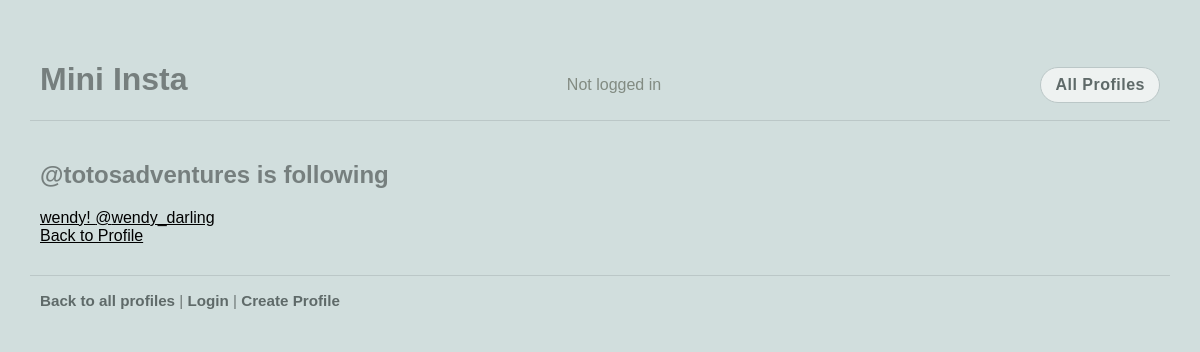
/mini_insta/profile/1/following, run on the app's committed database.
### mini_insta/models.py (models this page shows, shortened)
class Profile(models.Model):
    username = models.TextField(blank=True)
    display_name = models.TextField(blank=True)
    profile_image_url = models.URLField(blank=True)
    bio_text = models.TextField(blank=True)
    join_date = models.DateField(auto_now_add=True)
    user = models.OneToOneField(User, on_delete=models.CASCADE)
    def get_following(self):
        return [f.profile for f in Follow.objects.filter(follower_profile=self)]

### mini_insta/views.py (the view)
# urls.py: path('profile/<int:pk>/following', ShowFollowingDetailView.as_view(), name='show_following'),
class ShowFollowingDetailView(DetailView):
    model = Profile
    template_name = 'mini_insta/show_following.html'
    context_object_name = 'profile'

### mini_insta/templates/mini_insta/show_following.html
{% extends 'mini_insta/base.html' %}
{% block content %}
<div class="content-container">
    <h2>@{{ profile.username }} is following</h2>
    {% for following in profile.get_following %}
    <div>
        <a href="{% url 'show_profile' following.pk %}">{{ following.display_name }} @{{ following.username }}</a>
    </div>
    {% empty %}
    <p>Not following anyone yet.</p>
    {% endfor %}
    <a href="{% url 'show_profile' profile.pk %}">Back to Profile</a>
</div>
{% endblock %}

### static/styles-blog.css (style rules this page uses)
body { margin: 30px; background: #d1dedd; font-family: "Copperplate", "Copperplate Gothic Light", "Copperplate Gothic Bold", sans-serif; }
h1, h2, h3 { color: #767f7e; }
a, a:visited { color: inherit; }
.content-container { max-width: 1200px; margin: 20px auto; padding: 0 10px; }

### data on the page
Profile: username "totosadventures"
Profile: display_name "wendy!", username "wendy_darling"
